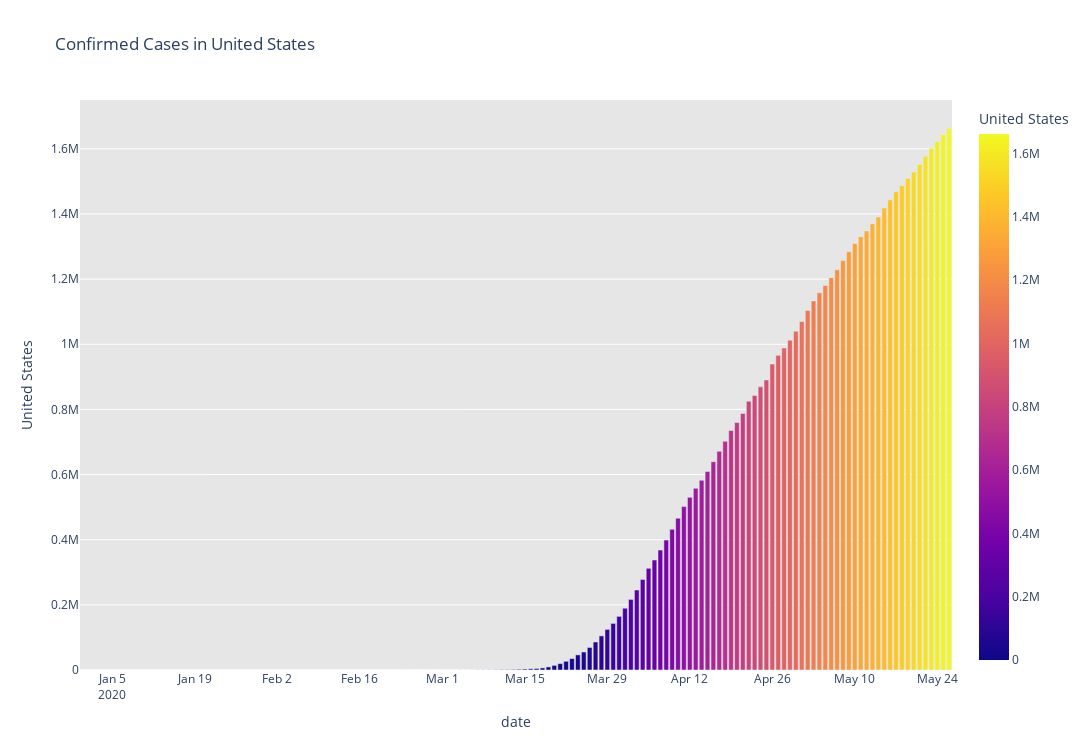

This figure's notebook cell:
### Code cell
# Cumulation cases in United States
fig = px.bar(dbd_World, x="date", y="United States", color='United States', orientation='v', height=750, width= 1500, title='Confirmed Cases in United States', color_discrete_sequence = px.colors.cyclical.IceFire)

fig.update_layout(plot_bgcolor='rgb(230, 230, 230)')
fig.show()

### Figure 1 — Plotly figure (JSON) as saved in the notebook; plotly's stock layout.template omitted (floating-point values rounded to 4 significant figures; data arrays with more than 128 entries replaced by an {"elided": "..."} marker saying what was removed)
{"data": [{"alignmentgroup": "True", "hovertemplate": "date=%{x}<br>United States=%{marker.color}<extra></extra>", "legendgroup": "", "marker": {"color": {"elided": "148 int values"}, "coloraxis": "coloraxis"}, "name": "", "offsetgroup": "", "orientation": "v", "showlegend": false, "textposition": "auto", "type": "bar", "x": {"elided": "148 str values"}, "xaxis": "x", "y": {"elided": "148 int values"}, "yaxis": "y"}], "layout": {"barmode": "relative", "coloraxis": {"colorbar": {"title": {"text": "United States"}}, "colorscale": [[0, "#0d0887"], [0.1111, "#46039f"], [0.2222, "#7201a8"], [0.3333, "#9c179e"], [0.4444, "#bd3786"], [0.5556, "#d8576b"], [0.6667, "#ed7953"], [0.7778, "#fb9f3a"], [0.8889, "#fdca26"], [1, "#f0f921"]]}, "height": 750, "legend": {"tracegroupgap": 0}, "plot_bgcolor": "rgb(230, 230, 230)", "title": {"text": "Confirmed Cases in United States"}, "width": 1500, "xaxis": {"anchor": "y", "domain": [0, 1], "title": {"text": "date"}}, "yaxis": {"anchor": "x", "domain": [0, 1], "title": {"text": "United States"}}}}
